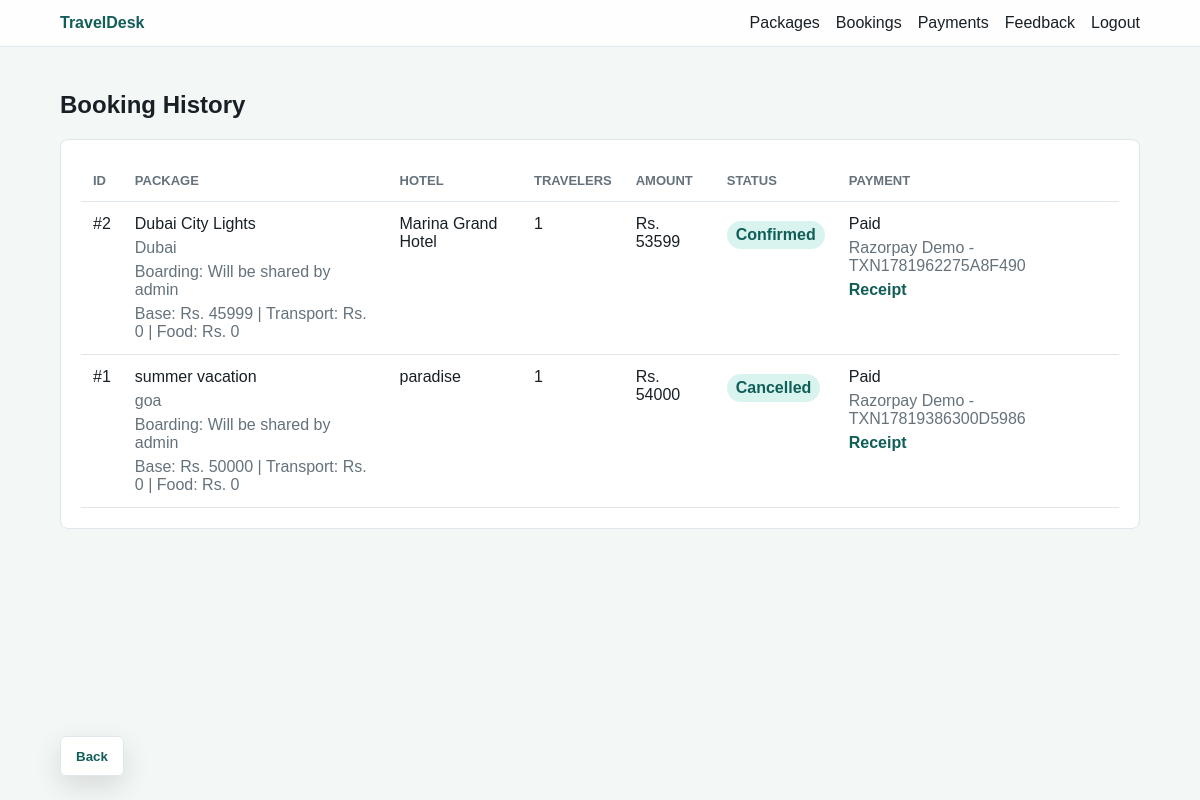
The app's page /bookings (signed in) with its own data.
### tables this page shows
CREATE TABLE payments (
                id INTEGER PRIMARY KEY AUTOINCREMENT,
                booking_id INTEGER NOT NULL,
                method TEXT NOT NULL,
                transaction_id TEXT NOT NULL,
                status TEXT NOT NULL DEFAULT 'Paid',
                paid_at TEXT NOT NULL DEFAULT CURRENT_TIMESTAMP, gateway TEXT NOT NULL DEFAULT 'TravelDesk Gateway', gateway_reference TEXT NOT NULL DEFAULT '', confirmation_code TEXT NOT NULL DEFAULT '', refund_status TEXT NOT NULL DEFAULT 'Not Requested', refund_reason TEXT NOT NULL DEFAULT '', refunded_at TEXT,
                FOREIGN KEY (booking_id) REFERENCES bookings(id)
            );

CREATE TABLE bookings (
                id INTEGER PRIMARY KEY AUTOINCREMENT,
                user_id INTEGER NOT NULL,
                package_id INTEGER NOT NULL,
                hotel_id INTEGER,
                travelers INTEGER NOT NULL,
                check_in TEXT NOT NULL,
                check_out TEXT NOT NULL,
                status TEXT NOT NULL DEFAULT 'Pending',
                total_amount REAL NOT NULL,
                created_at TEXT NOT NULL DEFAULT CURRENT_TIMESTAMP, selected_room_type TEXT NOT NULL DEFAULT '', selected_room_price REAL NOT NULL DEFAULT 0, hotel_nights INTEGER NOT NULL DEFAULT 0,
                FOREIGN KEY (user_id) REFERENCES users(id),
                FOREIGN KEY (package_id) REFERENCES packages(id),
                FOREIGN KEY (hotel_id) REFERENCES hotels(id)
            );

CREATE TABLE packages (
                id INTEGER PRIMARY KEY AUTOINCREMENT,
                title TEXT NOT NULL,
                destination TEXT NOT NULL,
                category TEXT NOT NULL,
                duration TEXT NOT NULL,
                price REAL NOT NULL,
                seats_available INTEGER NOT NULL,
                itinerary TEXT NOT NULL,
                offer TEXT NOT NULL DEFAULT 'Standard',
                image_url TEXT NOT NULL
            , transport_price REAL NOT NULL DEFAULT 0, food_price REAL NOT NULL DEFAULT 0);

CREATE TABLE hotels (
                id INTEGER PRIMARY KEY AUTOINCREMENT,
                name TEXT NOT NULL,
                destination TEXT NOT NULL,
                room_type TEXT NOT NULL,
                price_per_night REAL NOT NULL,
                rooms_available INTEGER NOT NULL,
                rating REAL NOT NULL
            , facilities TEXT NOT NULL DEFAULT '', room_options TEXT NOT NULL DEFAULT '');

### app.py (the view)
@app.route("/bookings")
@login_required
def booking_history():
    db = get_db()
    is_admin = session.get("role") == "admin"
    if is_admin:
        bookings = db.execute(
            """
            SELECT bookings.*, users.name AS user_name, packages.title, packages.destination,
                   packages.price AS package_price,
                   packages.transport_price, packages.food_price,
                   packages.boarding_point,
                   hotels.name AS hotel_name, payments.id AS payment_id, payments.method,
                   payments.gateway, payments.gateway_reference, payments.transaction_id,
                   payments.confirmation_code, payments.refund_status,
                   payments.status AS payment_status
            FROM bookings
            JOIN users ON users.id = bookings.user_id
            JOIN packages ON packages.id = bookings.package_id
            LEFT JOIN hotels ON hotels.id = bookings.hotel_id
            JOIN payments ON payments.booking_id = bookings.id
            WHERE users.role = 'user'
              AND payments.status = 'Paid'
            ORDER BY bookings.id DESC
            """
        ).fetchall()
    else:
        bookings = db.execute(
            """
            SELECT bookings.*, users.name AS user_name, packages.title, packages.destination,
                   packages.price AS package_price,
                   packages.transport_price, packages.food_price,
                   packages.boarding_point,
                   hotels.name AS hotel_name, payments.id AS payment_id, payments.method,
                   payments.gateway, payments.gateway_reference, payments.transaction_id,
                   payments.confirmation_code, payments.refund_status,
                   payments.status AS payment_status
            FROM bookings
            JOIN users ON users.id = bookings.user_id
            JOIN packages ON packages.id = bookings.package_id
            LEFT JOIN hotels ON hotels.id = bookings.hotel_id
            LEFT JOIN payments ON payments.booking_id = bookings.id
            WHERE bookings.user_id = ?
            ORDER BY bookings.id DESC
            """,
            (session["user_id"],),
        ).fetchall()
    return render_template("bookings.html", bookings=bookings, is_admin=is_admin)

### app.py (called while the page is built)
def get_db():
    if "db" not in g:
        g.db = sqlite3.connect(DATABASE_PATH)
        g.db.row_factory = sqlite3.Row
    return g.db

def login_required(view):
    @wraps(view)
    def wrapped_view(**kwargs):
        if "user_id" not in session:
            flash("Please login to continue.", "warning")
            return redirect(url_for("login"))
        return view(**kwargs)
    return wrapped_view

def current_user():
    if "user_id" not in session:
        return None
    return get_db().execute(
        "SELECT id, name, email, role FROM users WHERE id = ?",
        (session["user_id"],),
    ).fetchone()

@app.context_processor
def inject_user():
    return {"current_user": current_user()}

### templates/bookings.html (shortened to what this page needs)
{% extends "base.html" %}
{% block content %}
<section class="section">
    <h1>{% if is_admin %}Confirmed User Bookings{% else %}Booking History{% endif %}</h1>
    <div class="table-panel">
        <table>
            <thead>
                <tr>
                    <th>ID</th>
                    <th>Package</th><th>Hotel</th><th>Travelers</th><th>Amount</th><th>Status</th><th>Payment</th>
                </tr>
            </thead>
            <tbody>
                {% for booking in bookings %}
                    <tr>
                        <td>#{{ booking.id }}</td>
                        <td>
                            {{ booking.title }}<br><span>{{ booking.destination }}</span>
                            <span>Boarding: {{ booking.boarding_point or "Will be shared by admin" }}</span>
                            <span>Base: Rs. {{ "%.0f"|format(booking.package_price) }} | Transport: Rs. {{ "%.0f"|format(booking.transport_price) }} | Food: Rs. {{ "%.0f"|format(booking.food_price) }}</span>
                        </td>
                        <td>
                            {{ booking.hotel_name or "Not selected" }}
                        </td>
                        <td>{{ booking.travelers }}</td>
                        <td>Rs. {{ "%.0f"|format(booking.total_amount) }}</td>
                        <td><span class="status">{{ booking.status }}</span></td>
                        <td>
                            {{ booking.payment_status }}<br>
                            <span>{{ booking.gateway }} - {{ booking.transaction_id }}</span>
                            {% if booking.payment_id %}
                                <a class="table-link" href="{{ url_for('payment_confirmation', payment_id=booking.payment_id) }}">Receipt</a>
                            {% endif %}
                        </td>
                    </tr>
                {% else %}
                    <tr><td colspan="{% if is_admin %}8{% else %}7{% endif %}">No bookings yet.</td></tr>
                {% endfor %}
            </tbody>
        </table>
    </div>
</section>
{% endblock %}

### templates/base.html (shortened to what this page needs)
<!doctype html>
<html lang="en">
<head>
    <link rel="stylesheet" href="{{ url_for('static', filename='tourism.css') }}">
</head>
<body>
    <nav class="topbar">
        <a class="brand" href="{{ url_for('home') }}">TravelDesk</a>
        <div class="nav-links">
            <a href="{{ url_for('packages') }}">Packages</a>
            {% if current_user %}
                <a href="{{ url_for('booking_history') }}">Bookings</a>
                <a href="/modules/payment">Payments</a>
                {% if current_user.role == "admin" %}
                    <a href="/admin">Admin</a>
                    <a href="/admin#manage-packages">Manage Packages</a>
                {% else %}
                    <a href="{{ url_for('feedback') }}">Feedback</a>
                {% endif %}
                <a href="{{ url_for('logout') }}">Logout</a>
            {% else %}
                <a href="{{ url_for('login') }}">Login</a>
                <a class="button small" href="{{ url_for('register') }}">Register</a>
            {% endif %}
        </div>
    </nav>
    <main>
        <button class="back-button" type="button" onclick="goBack()">Back</button>
        {% block content %}{% endblock %}
    </main>
</body>
</html>

### static/tourism.css (style rules this page uses)
:root { color-scheme: light; --ink: #182026; --muted: #65727c; --line: #dfe7ec; --paper: #ffffff; --soft: #f3f7f5; --accent: #0f766e; --accent-dark: #115e59; --warm: #f59e0b; }
* { box-sizing: border-box; }
body { margin: 0; color: var(--ink); background: var(--soft); font-family: Arial, Helvetica, sans-serif; }
main { position: relative; }
.back-button { position: fixed; left: 5vw; bottom: 24px; z-index: 12; min-height: 40px; padding: 9px 15px; border: 1px solid var(--line); border-radius: 6px; color: var(--accent-dark); background: rgba(255, 255, 255, 0.94); font-weight: 800; cursor: pointer; box-shadow: 0 10px 28px rgba(0, 0, 0, 0.12); }
a { color: inherit; text-decoration: none; }
.topbar { position: sticky; top: 0; z-index: 5; display: flex; align-items: center; justify-content: space-between; gap: 20px; padding: 14px 5vw; background: rgba(255, 255, 255, 0.94); border-bottom: 1px solid var(--line); }
.brand { font-weight: 800; color: var(--accent-dark); }
.nav-links { display: flex; align-items: center; gap: 16px; flex-wrap: wrap; }
.section { padding: 44px 5vw; }
.section h1, .section h2 { margin-top: 0; }
.feature-grid article, .stats article, .form-card, .summary-panel, .table-panel, .package-card, .module-card { background: var(--paper); border: 1px solid var(--line); border-radius: 8px; }
.feature-grid span, .stats span, .muted, td span { display: block; margin-top: 6px; color: var(--muted); }
.table-panel { width: 100%; padding: 20px; overflow-x: auto; }
table { width: 100%; border-collapse: collapse; min-width: 720px; }
th, td { padding: 13px 12px; border-bottom: 1px solid var(--line); text-align: left; vertical-align: top; }
th { color: var(--muted); font-size: 13px; text-transform: uppercase; }
.status { display: inline-block; padding: 5px 9px; border-radius: 999px; color: var(--accent-dark); background: #d9f4ee; font-weight: 700; }
.table-link { display: inline-block; margin-top: 6px; color: var(--accent-dark); font-weight: 800; }

### records on screen
payments: id "2", title "Dubai City Lights", destination "Dubai", boarding_point "Will be shared by admin", name "Marina Grand Hotel", travelers "1", status "Confirmed", payment_status "Paid", gateway "Razorpay Demo", transaction_id "TXN1781962275A8F490"
packages: package_price "45999", transport_price "0", food_price "0"
bookings: total_amount "53599"
payments: id "1", title "summer vacation", destination "goa", boarding_point "Will be shared by admin", name "paradise", travelers "1", status "Cancelled", payment_status "Paid", gateway "Razorpay Demo", transaction_id "TXN17819386300D5986"
packages: package_price "50000", transport_price "0", food_price "0"
bookings: total_amount "54000"
